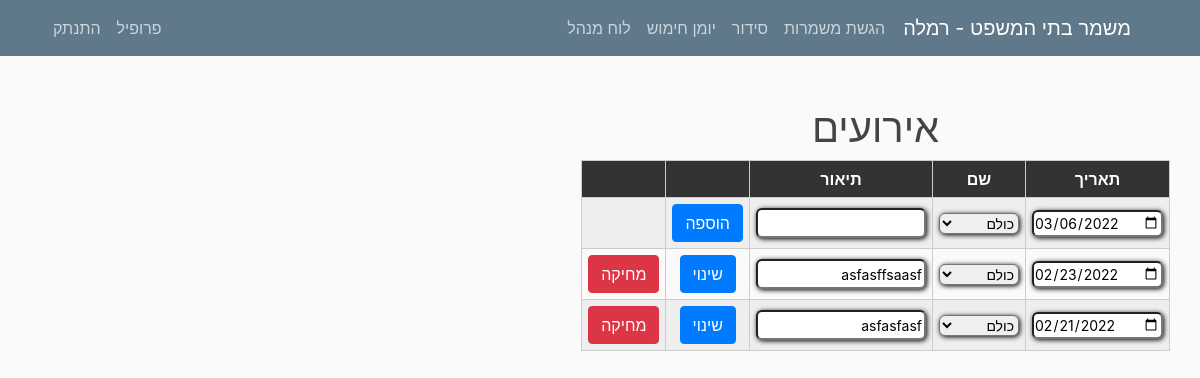
Page /event/list (signed in) on the committed database.
### mishmar/models.py (models this page shows, shortened)
class Settings(models.Model):
    submitting = models.BooleanField(default=True, verbose_name="ניתן להגיש/לשנות הגשות")
    pin_code = models.IntegerField(default=1234, verbose_name="קוד זיהוי")
    officer = models.CharField(max_length=20, verbose_name="קצין מתקן")
    city = models.CharField(max_length=100, verbose_name="עיר")
    max_seq0 = models.IntegerField(default=2, verbose_name="מספר רצפים מקסימלי לילה לצהריים")
    max_seq1 = models.IntegerField(default=2, verbose_name="מספר רצפים מקסימלי צהריים לבוקר")
    version = models.CharField(max_length=10, default="1.0", verbose_name="גרסה")
    friday_morning = models.BooleanField(default=False, verbose_name="שישי בוקר נחשב במינימום הגשות?", blank=True)
    friday_noon = models.BooleanField(default=False, verbose_name="שישי בצהריים נחשב במינימום הגשות?", blank=True)
    num_mags = models.PositiveIntegerField(default=3, verbose_name="מספר מחסניות")
    hand_cuffs = models.PositiveIntegerField(default=8, verbose_name="מספר אזיקים")
    num_mag_cases = models.PositiveIntegerField(default=8, verbose_name="מספר פונדות")
    num_gun_cases = models.PositiveIntegerField(default=8, verbose_name="מספר נרתיקים")

class Event(models.Model):
    nickname = models.CharField(default="", max_length=20, verbose_name="כינוי", blank=False)
    date2 = models.DateField(default=timezone.now, verbose_name="תאריך")
    description = models.CharField(default="", max_length=50, verbose_name="תאור")
    class Meta:
        verbose_name = "אירוע"
        verbose_name_plural = "אירועים"

### users/models.py (models this page shows, shortened)
class UserSettings(models.Model):
    user = models.OneToOneField(User, on_delete=models.CASCADE)
    nickname = models.CharField(default="אין", max_length=20, verbose_name="כינוי", blank=True)
    night = models.IntegerField(default=0, verbose_name="לילה")
    sat_night = models.IntegerField(default=0, verbose_name="שישי לילה/מוצ\"ש")
    fri_noon = models.IntegerField(default=0, verbose_name="שישי צהריים")
    sat_morning = models.IntegerField(default=0, verbose_name="שבת בוקר/צהריים")
    image = models.TextField(default="", verbose_name="תמונה", blank=True)
    sat = models.BooleanField(default=False, verbose_name="עושה רק מוצ\"ש")
    language = models.CharField(default="hebrew", max_length=30, verbose_name="שפה")
    class Meta:
        verbose_name = "הגדרות משתמש"
        verbose_name_plural = "הגדרות משתמשים"

### mishmar/views.py (the view, shortened to what this page needs)
# urls.py: path('event/list', EventListView.as_view(), name="event-list"),
class EventListView(UserPassesTestMixin, LoginRequiredMixin, ListView):
    model = Event
    template_name = "mishmar/event-list.html"
    context_object_name = "events"
    paginate_by = 10
    ordering = ["-date2"]
    def get_context_data(self, **kwargs):
        ctx = super(EventListView, self).get_context_data(**kwargs)
        users = User.objects.all().exclude(username="metagber").exclude(username="admin")
        names = []
        for user in users:
            u_settings = USettings.objects.all().filter(user=user).first()
            names.append(u_settings.nickname)
        ctx["today"] = timezone.now()
        ctx["names"] = names
        return ctx
    def test_func(self):
        return isStaff(self.request.user)

### mishmar/views.py (called while the page is built)
@register.filter
def get_city(string):
    settings = Settings.objects.all().first()
    return settings.city

@register.filter
def isStaff(user):
    return user.groups.filter(name='staff').exists()

@register.filter
def getmonth(month):
    letter = month.lower()[0]
    if (letter >= 'a' and letter <= 'z'):
        return month
    else:
        months_he = ["ינו", "פבר", "מרץ", "אפר", "מאי", "יונ", "יול", "אוג", "ספט", "אוק", "נוב", "דצמ"]
        months = ["jan", "feb", "mar", "apr", "may", "jun", "jul", "aug", "sep", "oct", "nov", "dec"]
        return months[months_he.index(month)]

@register.filter
def getday(string):
    letter = datetime.datetime.now().strftime("%b").lower()[0]
    if (letter >= 'a' and letter <= 'z'):
        return datetime.datetime.now()
    return datetime.datetime.now()

@register.filter(name="translate_text")
def translate_text(text, user, from_language="hebrew"):
    if user.is_authenticated:
        user_settings = USettings.objects.all().filter(user=user).first()
        if from_language != user_settings.language:
            langs_dict = GoogleTranslator.get_supported_languages(as_dict=True)
            translator = GoogleTranslator(source='auto', target=langs_dict[user_settings.language])
            return translator.translate(text).capitalize()
    return text

@register.filter
def get_base_string(user, num):
    return translate_text(base_strings[int(num)], user, "hebrew")

### mishmar/templates/mishmar/event-list.html (shortened to what this page needs)
{% extends "mishmar/base.html" %}
{% block content %}
<h1>אירועים</h1>
<table class="responsive-table-input-matrix" style="align-items: center">
    <thead>
    <tr>
        <th>תאריך</th>
        <th>שם</th>
        <th>תיאור</th>
        <th></th>
        <th></th>
    </tr>
    </thead>
    <tbody>
        <form method="POST">
    <tr style="align-content: end">
        <td><input required type="date" name="date" id="date" value="{{today|date:"Y-m-d"}}"></td>
        <td><select name="names">
            <option value="כולם"><a>כולם</a></option>
        </select></td>
        <td><input required type="text" name="description" id="description"></td>
        <td><button type="submit" name="new" class="btn btn-primary">הוספה</button></td>
        <td></td>
    </tr>
    </form>
    {% for event in events %}
    <form method="POST">
    <tr style="align-content: end">
        <td><input type="date" name="date{{event.id}}" id="date{{event.id}}" value="{{event.date2|date:"Y-m-d"}}" ></td>
        <td><select name="names{{event.id}}">
            <option value="כולם" {% if event.nickname == "כולם" %} selected {% endif %}><a>כולם</a></option>
        </select></td>
        <td><input type="text" name="description{{event.id}}" id="description{{event.id}}" required value="{{ event.description}}" ></td>
        <td><button type="submit" name="change" value="{{event.id}}"class="btn btn-primary">שינוי</button></td>
        <td><button type="submit" name="delete" value="{{ event.id}}" class="btn btn-danger">מחיקה</button></td>
    </tr>
  </form>
    {% endfor %}
    </tbody>
</table>
{% endblock content %}

### mishmar/templates/mishmar/base.html (shortened to what this page needs)
{% load static %}
<!DOCTYPE html>
<html dir = rtl>
<head>
    <link rel="stylesheet" href="https://maxcdn.bootstrapcdn.com/bootstrap/4.0.0/css/bootstrap.min.css">
    <link rel="stylesheet" type="text/css" href="{% static 'mishmar/main.css' %}">
    <link rel="stylesheet" type="text/css" href="{% static 'mishmar/matrix.css' %}">
    <link rel="stylesheet" type="text/css" href="{% static 'mishmar/neon.css' %}">
</head>
<body>
    <header class="site-header">
      <nav class="navbar navbar-expand-md navbar-dark bg-steel fixed-top">
        <div class="container">
          <a class="navbar-brand mr-4" style="margin-left: 0.5em" href="{% url 'Home' %}">משמר בתי המשפט - {{ ""|get_city }}</a>
          <div class="collapse navbar-collapse" id="navbarToggle">
            <div class="navbar-nav ">
              {% if request.user.is_authenticated %}
              {% if request.user.username != 'metagber' %}
              <a class="nav-item nav-link" href="{% url 'Serve' %}">{{ request.user|get_base_string:"1" }}</a>
                <a  class="nav-item nav-link" href="{% url 'Organization' %}">{{ request.user|get_base_string:"2" }}</a>
                {% endif %}
                <a  class="nav-item nav-link" href="{% url 'armingday' year='today'|getday|date:'Y' month='today'|getday|date:'b'|getmonth day='today'|getday|date:'d' %}">יומן חימוש</a>
                {% endif %}
                {% if request.user|isStaff %}
                    <a  class="nav-item nav-link" href="{% url 'staff-panel' %}">לוח מנהל</a>
                {% endif %}
            </div>
            <div class="navbar-nav mr-auto">
                {% if request.user.is_authenticated %}
                {% if request.user.username != 'metagber' %}
                    <a class="nav-item nav-link" href="{% url 'profile' %}">{{ request.user|get_base_string:"6" }}</a>
                    {% endif %}
                    <a class="nav-item nav-link" href="{% url 'logout' %}">{{ request.user|get_base_string:"7" }}</a>
                 {% else %}
                    <a class="nav-item nav-link" href="{% url 'login' %}">{{ request.user|get_base_string:"8" }}</a>
                    <a class="nav-item nav-link" href="{% url 'register' %}">{{ request.user|get_base_string:"9" }}</a>
                {% endif %}
            </div>
          </div>
        </div>
      </nav>
    </header>
    <main role="main" class="container">
      <div class="row" dir="rtl">
        <div>
          {% block content %}{% endblock %}
        </div>
      </div>
    </main>
</body>
</html>

### mishmar/static/mishmar/main.css (style rules this page uses)
body { background: #fafafa; color: #333333; margin-top: 5rem; padding: 1.5em; direction: rtl; text-align: right; }
h1, h2, h3, h4, h5, h6 { color: #444444; direction: rtl; text-align: center; }
.bg-steel { background-color: #5f788a; }
.site-header .navbar-nav .nav-link { color: #cbd5db; }
input[type=text] { width: 170px; height: 30px; overflow: hidden; font-size: 14px; border-radius: 6px; box-shadow: 1px 1px 5px black; border: 1; }
select { overflow: hidden; font-size: 14px; border-radius: 6px; box-shadow: 1px 1px 5px black; border: 1; }
input[type=date] { overflow: hidden; font-size: 14px; border-radius: 6px; box-shadow: 1px 1px 5px black; border: 1; }

### mishmar/static/mishmar/matrix.css (style rules this page uses)
table { width: 100%; border-collapse: collapse; }
tr:nth-of-type(odd) { background: #eee; }
th { background: #333; color: white; font-weight: bold; }
td, th { padding: 6px; border: 1px solid #ccc; text-align: center; white-space: pre-line; }

### rows in the picture
Settings: city "רמלה"
Event: date2 "02/23/2022", nickname+id "כולם", description "asfasffsaasf"
Event: date2 "02/21/2022", nickname+id "כולם", description "asfasfasf"

### other values in the picture
{{ request.user|get_base_string:"1" }} "הגשת משמרות"
{{ request.user|get_base_string:"2" }} "סידור"
{{ request.user|get_base_string:"6" }} "פרופיל"
{{ request.user|get_base_string:"7" }} "התנתק"
